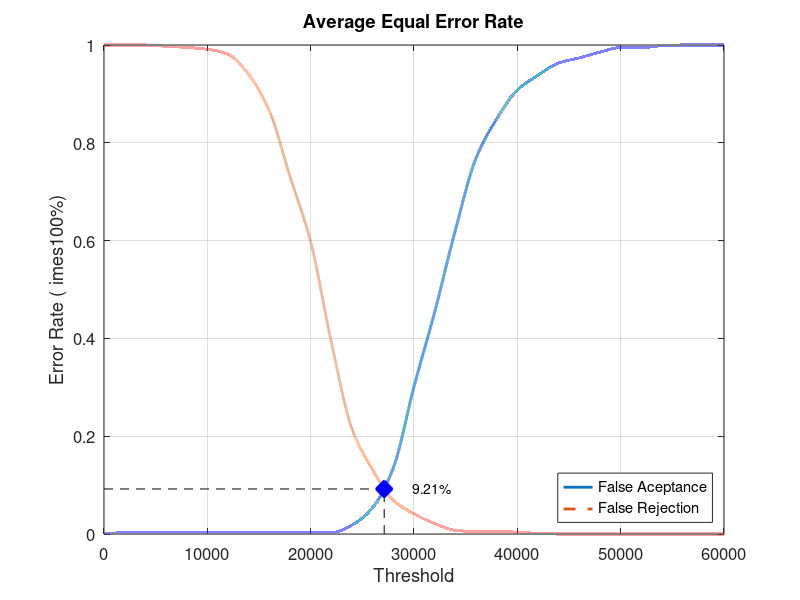
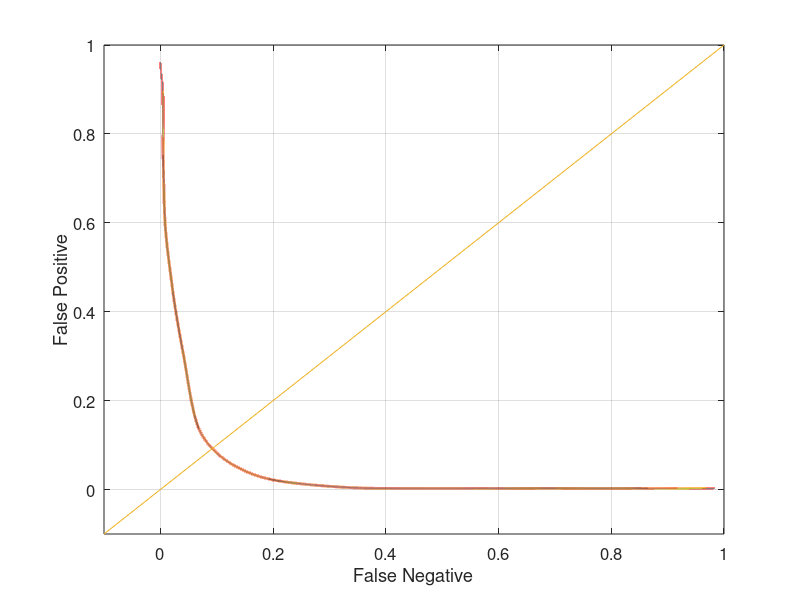

Write the MATLAB code that produced these figures, in order.
close all;
clear;
clc;
x = 0:2000:60000;
xq = 0:0.5:60000;

y0 = [0 0.00263158 0.00263158 0.00263158 0.00263158 0.00263158 0.00263158 0.00263158 0.00263158 0.00263158 0.00263158 0.00263158 0.0184211 0.0539474 0.135526 0.301316 0.453947 0.621053 0.768421 0.848684 0.907895 0.938158 0.963158 0.973684 0.985526 0.994737 0.994737 0.998684 1 1 1]
yy0 = interp1(x, y0, xq, 'pchip');
y1 = [1 1 1 0.9975 0.995 0.99125 0.98125 0.94 0.865 0.73125 0.5975 0.3925 0.215 0.13125 0.06875 0.04125 0.02125 0.0075 0.005 0.005 0.00375 0.00125 0 0 0 0 0 0 0 0 0]
yy1 = interp1(x, y1, xq, 'pchip');

% Calculating EER: 
y2 = abs(y0 - y1);
find(y2 == min(y2))
yy2 = abs(yy0 - yy1);
xEER = find(yy2 == min(yy2));
xEERIndex = xq(xEER) % X-axis EER
yEER = yy0(xEER) % Y-axis EER

main = figure
plot(xq, yy0,'-','LineWidth', 2);	hold on
plot(xq, yy1,'--','LineWidth', 2);	hold on
plot([xEERIndex xEERIndex], [0 yEER], 'k--');	hold on
plot([0 xEERIndex], [yEER yEER], 'k--');	hold on
plot(xEERIndex, yEER, 'bx', 'LineWidth', 10);	hold on
text(xEERIndex + 10 * xEERIndex / 100, yEER, [num2str(round((10000 * yEER)) / 100) '%'])
legend('False Aceptance', 'False Rejection', 'Location', 'SouthEast')
xlabel('Threshold')
ylabel('Error Rate (	imes100%)')
title('Average Equal Error Rate')
set(gca, 'FontSize', 12)
axis([0 60000 0 1])
grid on

print(main, 'Experiment3AverageMain', '-dpng');
FNRxFPR = figure('Color', [1 1 1]);
plot(yy1, yy0, '-', yy1, yy0, 'LineWidth', 2);
hold on
y = -0.1:0.1:1
plot(y, y); 
set(gca, 'FontSize', 12)
xlabel('False Negative')
ylabel('False Positive')
axis([-0.1 1 -0.1 1])
set(gca, 'FontSize', 12)
grid on

print(FNRxFPR, 'Experiment3AverageFNRxFPR','-dpng');
